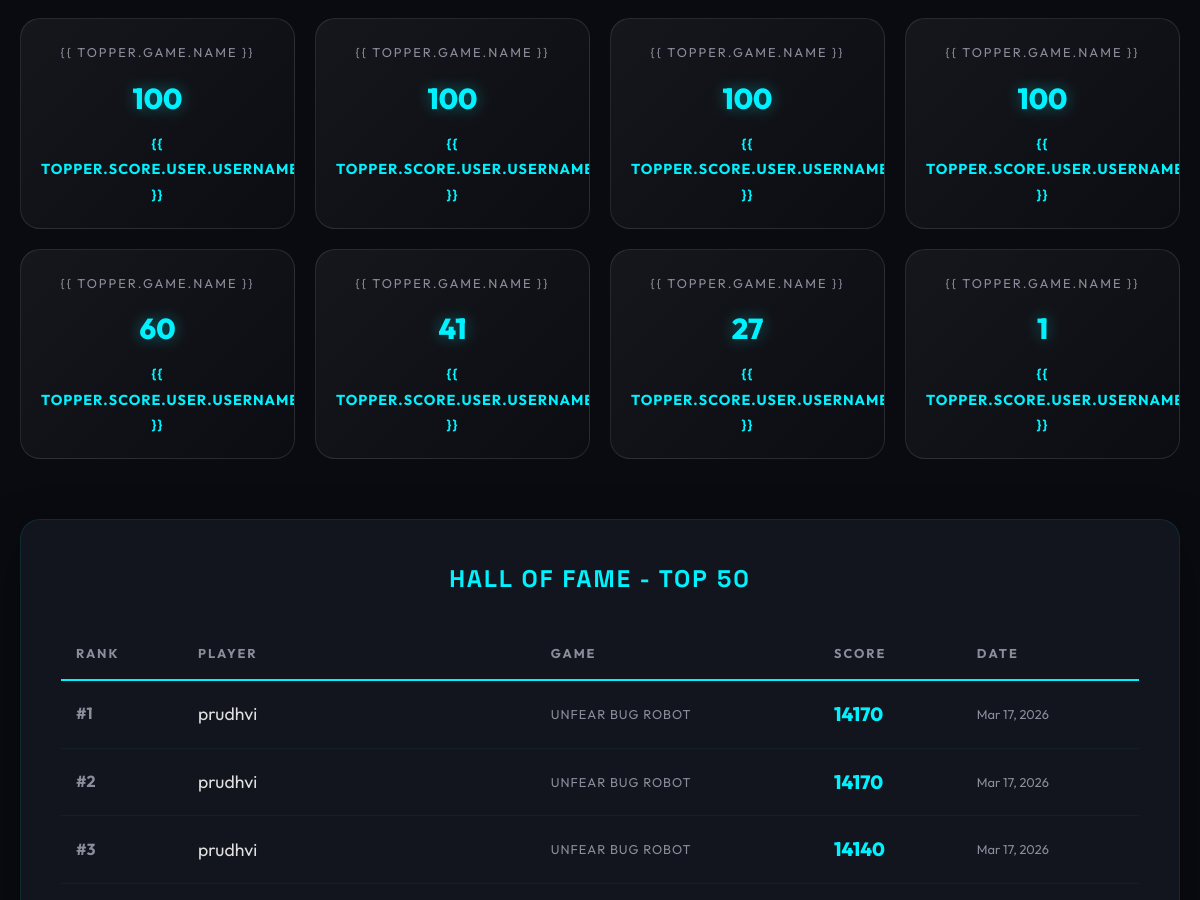
The app's page /leaderboard/ (middle part), older data.
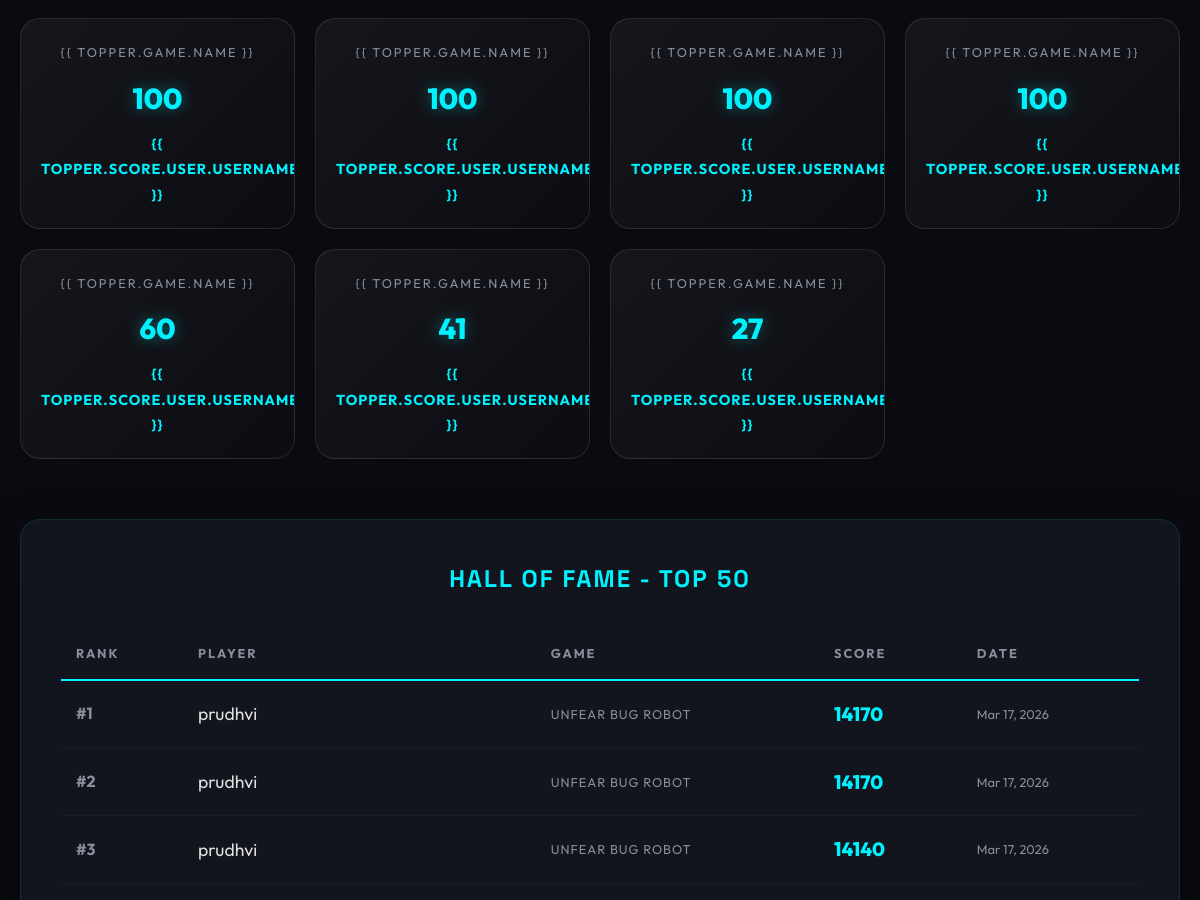
The same page, newer data.
### leaderboard/models.py (models this page shows, shortened)
class Game(models.Model):
    name = models.CharField(max_length=100, unique=True)
    slug = models.SlugField(max_length=100, unique=True)
    description = models.TextField(blank=True)
    image = models.ImageField(upload_to='games/', blank=True)

class GameScore(models.Model):
    user = models.ForeignKey(User, on_delete=models.CASCADE, related_name='scores')
    game = models.ForeignKey(Game, on_delete=models.CASCADE, related_name='scores')
    score = models.IntegerField(default=0, db_index=True)
    achieved_at = models.DateTimeField(auto_now_add=True, db_index=True)
    class Meta:
        ordering = ['-score', '-achieved_at']
        indexes = [
            models.Index(fields=['-score', '-achieved_at']),
        ]

### leaderboard/views.py (the view)
# urls.py: path('', views.GlobalLeaderboardView.as_view(), name='global'),
class GlobalLeaderboardView(ListView):
    model = GameScore
    template_name = 'leaderboard/global.html'
    context_object_name = 'top_scores'
    queryset = GameScore.objects.all().order_by('-score')[:50]
    def get_context_data(self, **kwargs):
        context = super().get_context_data(**kwargs)
        from django.db.models import OuterRef, Subquery
        from .models import GameScore, Game
        top_score_ids = GameScore.objects.filter(
            game=OuterRef('pk')
        ).order_by('-score').values('id')[:1]
        games_with_toppers = Game.objects.annotate(
            top_score_id=Subquery(top_score_ids)
        ).filter(top_score_id__isnull=False).select_related('leaderboard')
        topper_ids = [g.top_score_id for g in games_with_toppers]
        topper_scores = GameScore.objects.filter(id__in=topper_ids).select_related('game', 'user')
        context['game_toppers'] = [{'game': s.game, 'score': s} for s in topper_scores]
        return context

### templates/leaderboard/global.html (shortened to what this page needs)
{% extends 'base.html' %}
{% block content %}
<div class="container" style="margin-bottom: 60px;">
    <div class="stats-grid" style="grid-template-columns: repeat(auto-fill, minmax(220px, 1fr));">
        {% for topper in game_toppers %}
        <div class="stat-item" style="padding: 20px; transition: transform 0.3s;"
            onmouseover="this.style.transform='translateY(-5px) scale(1.05)'"
            onmouseout="this.style.transform='translateY(0) scale(1)'">
            <span
                style="font-size: 0.8rem; color: var(--text-muted); text-transform: uppercase; letter-spacing: 2px;">{{
                topper.game.name }}</span>
            <span class="stat-val" style="font-size: 1.8rem; margin: 10px 0;">{{ topper.score.score }}</span>
            <span class="stat-label" style="color: var(--primary); font-weight: bold; font-size: 0.9rem;">{{
                topper.score.user.username }}</span>
        </div>
        {% endfor %}
    </div>
    <div class="hof-card" style="margin-top: 60px;">
        <h2
            style="margin-bottom: 30px; color: var(--primary); text-transform: uppercase; letter-spacing: 2px; text-align: center;">
            Hall of Fame - Top 50</h2>
        <div style="overflow-x: auto;">
            <table class="hof-table">
                <thead>
                    <tr>
                        <th>Rank</th>
                        <th>Player</th>
                        <th>Game</th>
                        <th>Score</th>
                        <th>Date</th>
                    </tr>
                </thead>
                <tbody>
                    {% for entry in top_scores %}
                    <tr>
                        <td style="font-weight: bold; color: var(--text-muted);">#{{ forloop.counter }}</td>
                        <td style="font-weight: border; font-size: 1.1rem;">{{ entry.user.username }}</td>
                        <td
                            style="color: var(--text-muted); text-transform: uppercase; font-size: 0.8rem; letter-spacing: 1px;">
                            {{ entry.game.name }}</td>
                        <td style="color: var(--primary); font-weight: 800; font-size: 1.2rem;">{{ entry.score }}</td>
                        <td style="color: var(--text-muted); font-size: 0.8rem;">{{ entry.achieved_at|date:"M d, Y" }}
                        </td>
                    </tr>
                    {% empty %}
                    <tr>
                        <td colspan="5" style="padding: 40px; text-align: center; color: var(--text-muted);">No records
                            available. Go play!</td>
                    </tr>
                    {% endfor %}
                </tbody>
            </table>
        </div>
    </div>
</div>
{% endblock %}

### templates/base.html (shortened to what this page needs)
{% load static %}
<!DOCTYPE html>
<html lang="en">
<head>
    <link rel="stylesheet" href="https://cdnjs.cloudflare.com/ajax/libs/font-awesome/6.4.0/css/all.min.css"
 />
    <link rel="stylesheet" href="{% static 'css/style.css' %}">
</head>
<body class="">
    <main class="main-content">
        {% block content %}
        {% endblock %}
    </main>
</body>
</html>

### static/css/style.css (style rules this page uses)
:root { --bg-dark: #0a0b10; --bg-card: #151821; --nav-bg: rgba(10, 11, 16, 0.8); --border-color: rgba(255, 255, 255, 0.05); --primary: #00f2ff; --primary-glow: rgba(0, 242, 255, 0.4); --secondary: #7000ff; --secondary-glow: rgba(112, 0, 255, 0.4); --accent: #ff007a; --text-main: #e0e0e0; --text-muted: #8a8d9b; --white: #ffffff; --nav-height: 80px; --transition: all 0.3s cubic-bezier(0.4, 0, 0.2, 1); }
* { margin: 0; padding: 0; box-sizing: border-box; }
body { font-family: 'Outfit', sans-serif; background-color: var(--bg-dark); color: var(--text-main); line-height: 1.6; overflow-x: hidden; }
h1, h2, h3, h4, .logo { font-family: 'Space Grotesk', sans-serif; font-weight: 700; }
.container { max-width: 1200px; margin: 0 auto; padding: 0 20px; }
.stats-grid { display: grid; grid-template-columns: repeat(4, 1fr); gap: 20px; margin-bottom: 40px; }
.stat-item { background: linear-gradient(135deg, rgba(255, 255, 255, 0.05), rgba(255, 255, 255, 0.01)); border: 1px solid rgba(255, 255, 255, 0.1); padding: 20px; border-radius: 20px; text-align: center; position: relative; overflow: hidden; }
.stat-val { font-size: 2rem; font-weight: 800; color: var(--primary); display: block; text-shadow: 0 0 15px var(--primary-glow); }
.stat-label { text-transform: uppercase; font-size: 0.8rem; letter-spacing: 1px; color: var(--text-muted); }

### templates/leaderboard/global.html (style rules this page uses)
.hof-card { background: rgba(21, 24, 33, 0.8); backdrop-filter: blur(20px); border: 1px solid rgba(0, 242, 255, 0.1); border-radius: 20px; padding: 40px; box-shadow: 0 20px 50px rgba(0, 0, 0, 0.4); }
.hof-table { width: 100%; border-collapse: collapse; }
.hof-table th { text-align: left; padding: 15px; border-bottom: 2px solid var(--primary); color: var(--text-muted); text-transform: uppercase; letter-spacing: 2px; font-size: 0.8rem; }
.hof-table td { padding: 18px 15px; border-bottom: 1px solid rgba(0, 242, 255, 0.05); color: var(--text-main); }
.hof-table tr { transition: all 0.3s; }

Row changes from the older to the newer data that the page shows:
removed Game: score.score "1"
